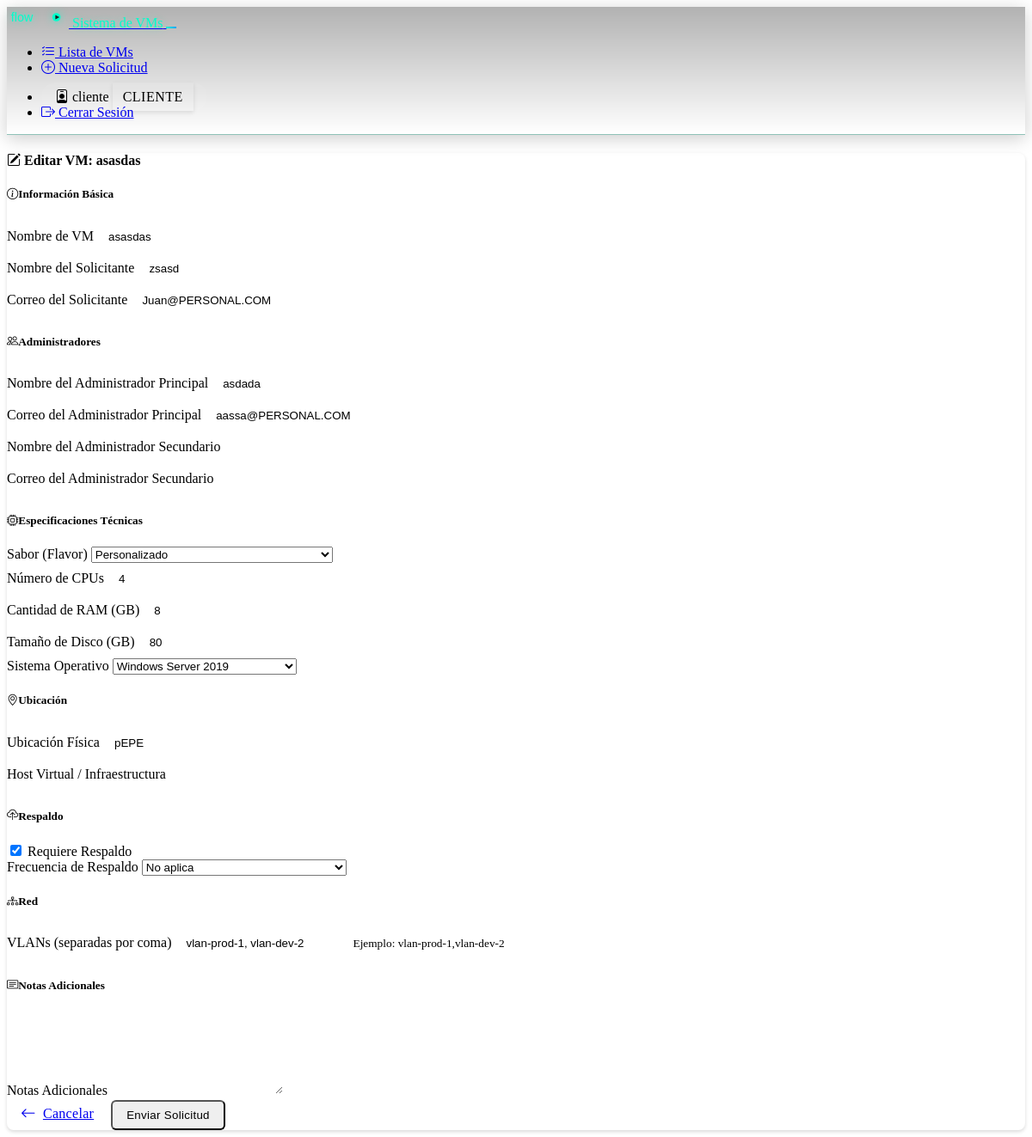
Screenshot of /vms/4/edit (signed in) with the database file from the repository.
### models.py (models this page shows, shortened)
class User(UserMixin, db.Model):
    id = db.Column(db.Integer, primary_key=True)
    username = db.Column(db.String(64), unique=True, nullable=False)
    password_hash = db.Column(db.String(256), nullable=False)
    is_admin = db.Column(db.Boolean, default=False)
    email = db.Column(db.String(120), nullable=True)
    vms_created = db.relationship('VM', backref='creator', lazy=True)
    modifications = db.relationship('VMHistory', backref='modified_by_user', lazy=True,
                                  foreign_keys='VMHistory.modified_by')

class VM(db.Model):
    id = db.Column(db.Integer, primary_key=True)
    name = db.Column(db.String(100), nullable=False)
    requester_name = db.Column(db.String(100), nullable=False)
    requester_email = db.Column(db.String(120), nullable=True)
    request_date = db.Column(db.DateTime, default=datetime.utcnow)
    primary_admin_name = db.Column(db.String(100), nullable=True)
    primary_admin_email = db.Column(db.String(120), nullable=True)
    secondary_admin_name = db.Column(db.String(100), nullable=True)
    secondary_admin_email = db.Column(db.String(120), nullable=True)
    cpu_count = db.Column(db.Integer, nullable=False)
    ram_amount = db.Column(db.Integer, nullable=False)  # en GB
    disk_size = db.Column(db.Integer, nullable=False)   # en GB
    operating_system = db.Column(db.String(100), nullable=True)
    physical_location = db.Column(db.String(200), nullable=True)
    virtual_host = db.Column(db.String(200), nullable=True)
    backup_required = db.Column(db.Boolean, default=False)
    backup_frequency = db.Column(db.String(50), nullable=True)  # Diario, Semanal, Mensual, etc.
    vlans_text = db.Column(db.Text, nullable=True)
    @property
    def vlans(self):
        if self.vlans_text:
            return [vlan.strip() for vlan in self.vlans_text.split(',')]
        return []
    notes = db.Column(db.Text, nullable=True)
    status = db.Column(db.String(20), nullable=False)  # PENDIENTE, APROBADO, RECHAZADO, ACTIVO
    created_by = db.Column(db.Integer, db.ForeignKey('user.id'), nullable=False)
    created_at = db.Column(db.DateTime, default=datetime.utcnow)
    updated_at = db.Column(db.DateTime, default=datetime.utcnow, onupdate=datetime.utcnow)
    history = db.relationship('VMHistory', backref='vm', lazy=True,
                             foreign_keys='VMHistory.vm_id')

### blueprints/vms/routes.py (the view, shortened to what this page needs)
@vms_bp.route('/<int:vm_id>/edit', methods=['GET', 'POST'])
@login_required
def edit_vm(vm_id):
    vm = VM.query.get_or_404(vm_id)
    if not current_user.is_admin and current_user.id != vm.created_by:
        flash('No tienes permiso para editar esta VM', 'error')
        return redirect(url_for('vms.list_vms'))
    vlans_str = ""
    if vm.vlans:
        vlans_str = ", ".join(vm.vlans)
    form = VMForm(obj=vm)
    form.vlans.data = vlans_str
    return render_template('vms/form.html',
                           form=form,
                           vm=vm,
                           title=f'Editar VM: {vm.name}')

### templates/vms/form.html (shortened to what this page needs)
{% extends "base.html" %} {% block content %}
<div class="card shadow-sm animated-card mb-4">
    <div class="card-header bg-primary text-white py-3">
        <h4 class="card-title mb-0">
            <i
                class="bi {% if vm %}bi-pencil-square{% else %}bi-plus-circle{% endif %} me-2"
            ></i>
            {{ title }}
        </h4>
    </div>
    <div class="card-body p-4">
        <form method="POST" id="vmForm">
            <div class="row mb-4">
                <div class="col-12">
                    <h5 class="border-bottom pb-2 mb-3 text-primary">
                        <i class="bi bi-info-circle me-2"></i>Información Básica
                    </h5>
                </div>
                <div class="col-md-6 mb-3">
                    {{ form.name.label(class="form-label fw-bold") }} {{
                    form.name(class="form-control" + (" is-invalid" if
                    form.name.errors else "")) }}
                </div>
                <div class="col-md-6 mb-3">
                    {{ form.requester_name.label(class="form-label fw-bold") }}
                    {{ form.requester_name(class="form-control" + (" is-invalid"
                    if form.requester_name.errors else "")) }}
                </div>
                <div class="col-md-6 mb-3">
                    {{ form.requester_email.label(class="form-label fw-bold") }}
                    {{ form.requester_email(class="form-control" + ("
                    is-invalid" if form.requester_email.errors else "")) }}
                </div>
            </div>
            <div class="row mb-4">
                <div class="col-12">
                    <h5 class="border-bottom pb-2 mb-3 text-primary">
                        <i class="bi bi-people me-2"></i>Administradores
                    </h5>
                </div>
                <div class="col-md-6 mb-3">
                    {{ form.primary_admin_name.label(class="form-label fw-bold")
                    }} {{ form.primary_admin_name(class="form-control" + ("
                    is-invalid" if form.primary_admin_name.errors else "")) }}
                </div>
                <div class="col-md-6 mb-3">
                    {{ form.primary_admin_email.label(class="form-label
                    fw-bold") }} {{
                    form.primary_admin_email(class="form-control" + ("
                    is-invalid" if form.primary_admin_email.errors else "")) }}
                </div>
                <div class="col-md-6 mb-3">
                    {{ form.secondary_admin_name.label(class="form-label
                    fw-bold") }} {{
                    form.secondary_admin_name(class="form-control" + ("
                    is-invalid" if form.secondary_admin_name.errors else "")) }}
                </div>
                <div class="col-md-6 mb-3">
                    {{ form.secondary_admin_email.label(class="form-label
                    fw-bold") }} {{
                    form.secondary_admin_email(class="form-control" + ("
                    is-invalid" if form.secondary_admin_email.errors else ""))
                    }}
                </div>
            </div>
            <div class="row mb-4">
                <div class="col-12">
                    <h5 class="border-bottom pb-2 mb-3 text-primary">
                        <i class="bi bi-cpu me-2"></i>Especificaciones Técnicas
                    </h5>
                </div>
                <div class="mb-3">
                    <label for="flavor" class="form-label"
                        >Sabor (Flavor)</label
                    >
                    <select id="flavor" class="form-select">
                        <option value="">Personalizado</option>
                    </select>
                </div>
                <div class="col-md-4 mb-3">
                    {{ form.cpu_count.label(class="form-label fw-bold") }} {{
                    form.cpu_count(class="form-control" + (" is-invalid" if
                    form.cpu_count.errors else ""), type="number") }}
                </div>
                <div class="col-md-4 mb-3">
                    {{ form.ram_amount.label(class="form-label fw-bold") }} {{
                    form.ram_amount(class="form-control" + (" is-invalid" if
                    form.ram_amount.errors else ""), type="number") }}
                </div>
                <div class="col-md-4 mb-3">
                    {{ form.disk_size.label(class="form-label fw-bold") }} {{
                    form.disk_size(class="form-control" + (" is-invalid" if
                    form.disk_size.errors else ""), type="number") }}
                </div>
                <div class="col-md-6 mb-3">
                    {{ form.operating_system.label(class="form-label fw-bold")
                    }} {{ form.operating_system(class="form-select" + ("
                    is-invalid" if form.operating_system.errors else "")) }}
                </div>
            </div>
            <div class="row mb-4">
                <div class="col-12">
                    <h5 class="border-bottom pb-2 mb-3 text-primary">
                        <i class="bi bi-geo-alt me-2"></i>Ubicación
                    </h5>
                </div>
                <div class="col-md-6 mb-3">
                    {{ form.physical_location.label(class="form-label fw-bold")
                    }} {{ form.physical_location(class="form-control" + ("
                    is-invalid" if form.physical_location.errors else "")) }}
                </div>
                <div class="col-md-6 mb-3">
                    {{ form.virtual_host.label(class="form-label fw-bold") }} {{
                    form.virtual_host(class="form-control" + (" is-invalid" if
                    form.virtual_host.errors else "")) }}
                </div>
            </div>
            <div class="row mb-4">
                <div class="col-12">
                    <h5 class="border-bottom pb-2 mb-3 text-primary">
                        <i class="bi bi-cloud-upload me-2"></i>Respaldo
                    </h5>
                </div>
                <div class="col-md-6 mb-3">
                    <div class="form-check form-switch">
                        {{ form.backup_required(class="form-check-input") }} {{
                        form.backup_required.label(class="form-check-label
                        fw-bold") }}
                    </div>
                </div>
                <div class="col-md-6 mb-3">
                    {{ form.backup_frequency.label(class="form-label fw-bold")
                    }} {{ form.backup_frequency(class="form-select" + ("
                    is-invalid" if form.backup_frequency.errors else "")) }}
                </div>
            </div>
            <div class="row mb-4">
                <div class="col-12">
                    <h5 class="border-bottom pb-2 mb-3 text-primary">
                        <i class="bi bi-diagram-3 me-2"></i>Red
                    </h5>
                </div>
                <div class="col-md-12 mb-3">
                    {{ form.vlans.label(class="form-label fw-bold") }} {{
                    form.vlans(class="form-control" + (" is-invalid" if
                    form.vlans.errors else "")) }}
                    <small class="form-text text-muted"
                        >{{ form.vlans.description }}</small
                    >
                </div>
            </div>
            <div class="row mb-4">
                <div class="col-12">
                    <h5 class="border-bottom pb-2 mb-3 text-primary">
                        <i class="bi bi-card-text me-2"></i>Notas Adicionales
                    </h5>
                </div>
                <div class="col-md-12 mb-3">
                    {{ form.notes.label(class="form-label fw-bold") }} {{
                    form.notes(class="form-control" + (" is-invalid" if
                    form.notes.errors else ""), rows=5) }}
                </div>
            </div>
            <div class="d-flex justify-content-between mt-4">
                <a
                    href="{{ url_for('vms.list_vms') }}"
                    class="btn btn-secondary"
                >
                    <i class="bi bi-arrow-left me-1"></i>Cancelar
                </a>
                {{ form.submit(class="btn btn-primary") }}
            </div>
        </form>
    </div>
</div>
{% endblock %}

### templates/base.html (shortened to what this page needs)
<!DOCTYPE html>
<html lang="es" data-bs-theme="dark">
<head>
    <link rel="stylesheet" href="https://cdn.replit.com/agent/bootstrap-agent-dark-theme.min.css">
    <link rel="stylesheet" href="https://cdn.datatables.net/1.11.5/css/dataTables.bootstrap5.min.css">
    <link rel="stylesheet" href="https://cdn.jsdelivr.net/npm/bootstrap-icons@1.7.2/font/bootstrap-icons.css">
    <link rel="stylesheet" href="{{ url_for('static', filename='css/custom.css') }}">
</head>
<body>
    {% if current_user.is_authenticated %}
    <nav class="navbar navbar-expand-lg navbar-dark bg-dark mb-4 shadow-lg flow-navbar">
        <div class="container">
            <a class="navbar-brand d-flex align-items-center" href="{{ url_for('dashboard.index') }}">
                <img src="{{ url_for('static', filename='images/flow-logo.svg') }}" alt="Flow Logo" class="navbar-logo me-2">
                <span class="flow-accent">Sistema de VMs</span>
            </a>
            <button class="navbar-toggler animated-button" type="button" data-bs-toggle="collapse" data-bs-target="#navbarNav">
            </button>
            <div class="collapse navbar-collapse" id="navbarNav">
                <ul class="navbar-nav me-auto">
                    <li class="nav-item">
                        <a class="nav-link nav-animated" href="{{ url_for('vms.list_vms') }}">
                            <i class="bi bi-list-check me-1 nav-icon"></i>
                            Lista de VMs
                        </a>
                    </li>
                    <li class="nav-item">
                        <a class="nav-link nav-animated" href="{{ url_for('vms.new_vm') }}">
                            <i class="bi bi-plus-circle me-1 nav-icon"></i>
                            Nueva Solicitud
                        </a>
                    </li>
                </ul>
                <ul class="navbar-nav">
                    <li class="nav-item">
                        <span class="nav-link user-badge">
                            <i class="bi bi-person-badge me-1"></i>
                            {{ current_user.username }}
                            {% if current_user.is_admin %}
                            <span class="badge bg-danger ms-1">Admin</span>
                            {% else %}
                            <span class="badge bg-info ms-1">Cliente</span>
                            {% endif %}
                        </span>
                    </li>
                    <li class="nav-item">
                        <a class="nav-link nav-animated" href="{{ url_for('auth.logout') }}">
                            <i class="bi bi-box-arrow-right me-1 nav-icon"></i>
                            Cerrar Sesión
                        </a>
                    </li>
                </ul>
            </div>
        </div>
    </nav>
    {% endif %}
    <div class="container py-4">
        {% block content %}{% endblock %}
    </div>
</body>
</html>

### rows the page displays
User: username "cliente"
VM: name "asasdas", requester_name "zsasd", requester_email "Juan@PERSONAL.COM", primary_admin_name "asdada", primary_admin_email "aassa@PERSONAL.COM", cpu_count "4", ram_amount "8", disk_size "80", operating_system "Windows Server 2019", physical_location "pEPE", backup_required "☑", backup_frequency "No aplica"

### other values shown
{{ title }} "Editar VM: asasdas"
